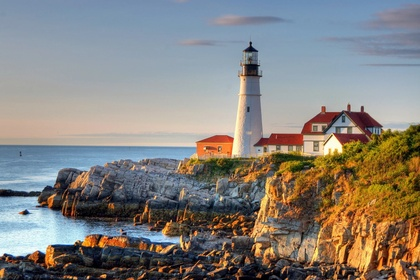
%> input picture src/input_coeff_img.jpeg, 420 x 280 px, shrunk from 1920 x 1280 before the run
$ octave linearRegression.m   (GNU Octave 9; MATLAB toolbox functions it lacks are replaced by stand-ins)
%> lines starting %> are read from the running program, lines starting %| are printed output that depends on the picture
%3SK3 Computer-Aided Engineering
%Project 2: Demosaicing with Linear Regression

%Minhaj Shah
%400119266


%Matrix Coefficient Generation

%Input Image for Coefficent Matrix Generation
coeff_img = 'input_coeff_img.jpeg';
input = double(imread(coeff_img));

fprintf('Part 1: Simulating Mosaic Patches...\n\n')

%Red Channel Columns Padding with Windows
redColumn = im2col(input(:,:,1),[1 1]);
redPad = padarray(input(:,:,1),[2 2],'symmetric','both');
redWindow = im2col(redPad,[5 5]);
%Green Channel Columns and Padding with Windows
greenColumn = im2col(input(:,:,2),[1 1]);
greenPad = padarray(input(:,:,2),[2 2],'symmetric','both');
greenWindow = im2col(greenPad,[5,5]);
%Blue Channel Columns and Padding with Windows
blueColumn = im2col(input(:,:,3),[1 1]);
bluePad = padarray(input(:,:,3),[2 2],'symmetric','both');
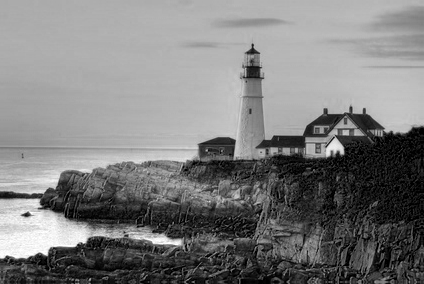
%> bluePad: size 284x424 double; min 0, max 255, mean 125.2
blueWindow = im2col(bluePad,[5,5]);

fprintf('Part 2: Solving Linear Least Square Problems...\n\n')

%Red Green Green Blue Pattern
[greenA_rggb,blueA_rggb] = RGGB(redWindow,greenWindow,blueWindow,greenColumn,blueColumn);
%> in RGGB, `blueA = inv(X'*X)*X'*(blueLayer');`: blueA = 25 values, max 0.547 at index 13, min -0.126 at index 11, mean 0.0399
%> in RGGB, `greenA = inv(X'*X)*X'*(greenLayer');`: greenA = 25 values, max 0.625 at index 13, min -0.13 at index 23, mean 0.04
%> greenA_rggb has the same summary as greenA in RGGB; blueA_rggb has the same summary as blueA in RGGB
%Blue Green Green Red Pattern
[greenA_bggr,redA_bggr] = BGGR(redWindow,greenWindow,blueWindow,greenColumn,redColumn);
%> in BGGR, `redA = inv(X'*X)*X'*(redLayer');`: redA = 25 values, max 0.707 at index 13, min -0.153 at index 23, mean 0.04
%> in BGGR, `greenA = inv(X'*X)*X'*(greenLayer');`: greenA = 25 values, max 0.71 at index 13, min -0.142 at index 23, mean 0.04
%> greenA_bggr has the same summary as greenA in BGGR; redA_bggr has the same summary as redA in BGGR
%Green Red Blue Green Pattern
[redA_grbg,blueA_grbg] = GRBG(redWindow,greenWindow,blueWindow,redColumn,blueColumn);
%> in GRBG, `blueA = inv(X'*X)*X'*(blueLayer');`: blueA = 25 values, max 0.793 at index 13, min -0.129 at index 9, mean 0.04
%> in GRBG, `redA = inv(X'*X)*X'*(redLayer');`: redA = 25 values, max 0.832 at index 13, min -0.123 at index 7, mean 0.04
%> redA_grbg has the same summary as redA in GRBG; blueA_grbg has the same summary as blueA in GRBG
%Green Blue Red Green Pattern
[blueA_gbrg,redA_gbrg] = GBRG(redWindow,greenWindow,blueWindow,blueColumn,redColumn);
%> in GBRG, `redA = inv(X'*X)*X'*(redLayer');`: redA = 25 values, max 0.836 at index 13, min -0.111 at index 7, mean 0.04
%> in GBRG, `blueA = inv(X'*X)*X'*(blueLayer');`: blueA = 25 values, max 0.799 at index 13, min -0.13 at index 19, mean 0.04
%> blueA_gbrg has the same summary as blueA in GBRG; redA_gbrg has the same summary as redA in GBRG


%Linear Regression

input_img = 'input_demosaic_img.jpeg';
input = im2double(imread(input_img));
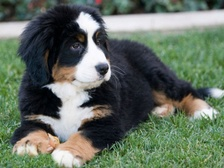
%> input picture src/input_demosaic_img.jpeg, 224 x 168 px, shrunk from 1024 x 768 before the run
%> input: size 168x224x3 double


%RGGB Pattern Instantiation
%Dimensions
[x,y,z] = size(input);
%> x = 168; y = 224; z = 3
%Red Layer
redPattern = repmat ([1 0;0 0], [x/2,y/2]);
redLayer = input(:,:,1).*redPattern;
%Green Layer
greenPattern = repmat ([0 1;1 0], [x/2,y/2]);
greenLayer = input(:,:,2).*greenPattern;
%Blue Layer
bluePattern = repmat ([0 0;0 1], [x/2,y/2]);
blueLayer = input(:,:,3).*bluePattern;

%Combining RGB Layers to form 1 Channel Image (Black and White)
singleChannel = redLayer(:,:)+greenLayer(:,:)+blueLayer(:,:);
imwrite(singleChannel,"singleChannel.png");

%Image Padding
singleChannelPad = padarray(singleChannel,[3 3],'symmetric');
singleChannelPad(end-2,:) = []; singleChannelPad(:,end-2) = [];
singleChannelPad(3,:) = []; singleChannelPad(:,3) = [];

%R/B Layer Padding for coefficents
redPad = padarray(redLayer,[3 3],'symmetric');
%> redPad: size 174x230 double
redPad(end-2,:) = []; redPad(:,end-2) = [];
redPad(3,:) = []; redPad(:,3) = [];
%> after `redPad(:,3) = []`:
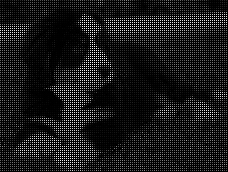
%> redPad: size 172x228 double; min 0, max 1, mean 0.0969

%Mosaic Patterns
rggb = [0 1;1 1]; bggr = [1 1;1 0]; grbg = [1 0;1 1]; gbrg = [1 1;0 1];

const = 2;

fprintf('Part 3: Approximating Missing Colours...\n\n')
for r=3 : x+2
    for c=3 : y+2

        rowMinusOffset = r-const;
        rowPlusOffset = r+const;
        colMinusOffset = c-const;
        colPlusOffset = c+const;

        %Patch Sample
        patch = im2col(singleChannelPad(rowMinusOffset:rowPlusOffset,colMinusOffset:colPlusOffset),[1 1])';

        %Equality Test to determine Pattern
        test = redPad(r:rowPlusOffset-1,c:colPlusOffset-1);

        %Red Green Green Blue Pattern
        if(isequal(test.*rggb,zeros(2)))
            blueSum = sum(blueA_rggb.*patch);
            blueLayer(rowMinusOffset,colMinusOffset) = blueSum;

            greenSum = sum(greenA_rggb.*patch);
            greenLayer(rowMinusOffset,colMinusOffset)= greenSum;

        %Blue Green Green Red Pattern
        elseif(isequal(test.*bggr,zeros(2)))
            greenSum = sum(greenA_bggr.*patch);
            greenLayer(rowMinusOffset,colMinusOffset) = greenSum;

            redSum = sum(redA_bggr.*patch);
            redLayer(rowMinusOffset,colMinusOffset)= redSum;

        %Green Red Blue Green Pattern
        elseif(isequal(test.*grbg,zeros(2)))
            redSum = sum(redA_grbg.*patch);
            redLayer(rowMinusOffset,colMinusOffset) = redSum;

            blueSum = sum(blueA_grbg.*patch);
            blueLayer(rowMinusOffset,colMinusOffset)= blueSum;

        %Green Blue Red Green Pattern
        elseif(isequal(test.*gbrg,zeros(2)))
            blueSum = sum(blueA_gbrg.*patch);
            blueLayer(rowMinusOffset,colMinusOffset)= blueSum;

            redSum = sum(redA_gbrg.*patch);
            redLayer(rowMinusOffset,colMinusOffset)= redSum;
        end

    end
end
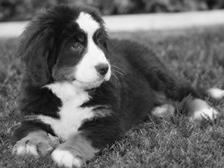
%> blueLayer: size 168x224 double; min -0.0541, max 1.04, mean 0.382; drawn with min black and max white
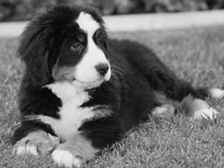
%> greenLayer: size 168x224 double; min -0.0372, max 1.06, mean 0.435; drawn with min black and max white
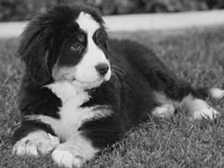
%> redLayer: size 168x224 double; min -0.0841, max 1.1, mean 0.388; drawn with min black and max white
%> after the loop, blueSum = 0.395; greenSum = 0.568; redSum = 0.393

%Tri Channel RGB Image
%Demosaicing with Linear Regression Finished
linearRegressionDemosaic = cat(3,redLayer,greenLayer,blueLayer);
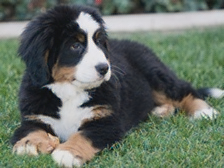
%> linearRegressionDemosaic: size 168x224x3 double; mean R, G, B 0.388, 0.435, 0.382; drawn with min black and max white
imwrite(linearRegressionDemosaic,"linearRegressionDemosaic.png");


%MSE Calculations
fprintf('Part 4: MSE...\n')

inputImage = imread(input_img);
%> inputImage is the input picture: size 168x224x3 uint8; mean R, G, B 99.1, 111.2, 97.3

%Linear Regression against Ground Truth MSE Calculations
linearRegressionDemosaic = imread('linearRegressionDemosaic.png');
linearRegressionMSE = immse(linearRegressionDemosaic,inputImage);
%> linearRegressionMSE = 16.24
fprintf('Linear Regression against Ground Truth MSE is %i\n', linearRegressionMSE)
%| Linear Regression against Ground Truth MSE is 16.2425

%Matlab against Ground Truth MSE Calculations
matlabDemosaic = demosaic(imread('singleChannel.png'),'rggb');
imwrite(matlabDemosaic,"matlabDemosaic.png");
matlabMSE = immse(matlabDemosaic,inputImage);
%> matlabMSE = 19.67
fprintf('Matlab against Ground Truth MSE is %i\n', matlabMSE)
%| Matlab against Ground Truth MSE is 19.6659


%Patch Simulation and Coefficent Generation Functions

function [greenA,blueA] = RGGB(redX,greenX,blueX,greenLayer,blueLayer)
%RGGB Pattern
%Simulating Mosaic Patches

offset = 6;
sizing = 3;

%Pattern Distribution
redPattern = repmat ([1 0;0 0], [sizing,sizing]); %R___ Layer
greenPattern = repmat ([0 1;1 0], [sizing,sizing]); %_GG_ Layer
bluePattern = repmat ([0 0;0 1], [sizing,sizing]); %___B Layer

%Apply Offset to Shape Dimensions
redPattern(offset,:) = []; greenPattern(offset,:) = []; bluePattern(offset,:) = [];
redPattern(:,offset) = []; greenPattern(:,offset) = []; bluePattern(:,offset) = [];

%Column Conversion
greenColumn = im2col(greenPattern,[1 1])';
blueColumn = im2col(bluePattern,[1 1])';
redColumn = im2col(redPattern,[1 1])';
X = (redColumn.*redX+greenColumn.*greenX+blueColumn.*blueX)';

%Optimal Coefficent Matrices
blueA = inv(X'*X)*X'*(blueLayer');
greenA = inv(X'*X)*X'*(greenLayer');
end

function [greenA,redA] = BGGR(redX,greenX,blueX,greenLayer,redLayer)
%BGGR Pattern
%Simulating Mosaic Patches

%RGB Patch Patterns
offset = 6;
sizing = 3;

%Pattern Distribution
bluePattern = repmat ([1 0;0 0], [sizing,sizing]); %B___ Layer
greenPattern = repmat ([0 1;1 0], [sizing,sizing]); %_GG_ Layer
redPattern = repmat ([0 0;0 1], [sizing,sizing]); %___R Layer

%Apply Offset to Shape Dimensions
redPattern(offset,:) = []; greenPattern(offset,:) = []; bluePattern(offset,:) = [];
redPattern(:,offset) = []; greenPattern(:,offset) = []; bluePattern(:,offset) = [];

%Column Conversion
blueColumn = im2col(bluePattern,[1,1])';
greenColumn = im2col(greenPattern,[1,1])';
redColumn = im2col(redPattern,[1,1])';
X = (redColumn.*redX+greenColumn.*greenX+blueColumn.*blueX)';

%Optimal Coefficent Matrices
redA = inv(X'*X)*X'*(redLayer');
greenA = inv(X'*X)*X'*(greenLayer');
end

function [redA,blueA] = GRBG(redX,greenX,blueX,redLayer,blueLayer)
%GRBG Pattern
%Simulating Mosaic Patches

%RGB Patch Patterns
offset = 6;
sizing = 3;

%Pattern Distribution
greenPattern = repmat ([1 0;0 1], [sizing,sizing]); %G__G Layer
bluePattern = repmat ([0 0;1 0], [sizing,sizing]); %__B_ Layer
redPattern = repmat ([0 1;0 0], [sizing,sizing]); %_R__ Layer

%Apply Offset to Shape Dimensions
redPattern(offset,:) = []; greenPattern(offset,:) = []; bluePattern(offset,:) = [];
redPattern(:,offset) = []; greenPattern(:,offset) = []; bluePattern(:,offset) = [];

%Column Conversion
greenColumn = im2col(greenPattern,[1,1])';
blueColumn = im2col(bluePattern,[1,1])';
redColumn = im2col(redPattern,[1,1])';
X = (redColumn.*redX+greenColumn.*greenX+blueColumn.*blueX)';

%Optimal Coefficent Matrices
blueA = inv(X'*X)*X'*(blueLayer');
redA = inv(X'*X)*X'*(redLayer');
end

function [blueA,redA] = GBRG(redX,greenX,blueX,blueLayer,redLayer)
%GBRG Pattern
%Simulating Mosaic Patches

%RGB Patch Patterns
offset = 6;
sizing = 3;

%Pattern Distribution
greenPattern = repmat ([1 0;0 1], [sizing,sizing]); %G__G Layer
bluePattern = repmat ([0 1;0 0], [sizing,sizing]); %_B__ Layer
redPattern = repmat ([0 0;1 0], [sizing,sizing]); %__R_ Layer

%Apply Offset to Shape Dimensions
redPattern(offset,:) = []; greenPattern(offset,:) = []; bluePattern(offset,:) = [];
redPattern(:,offset) = []; greenPattern(:,offset) = []; bluePattern(:,offset) = [];

%Column Conversion
greenColumn = im2col(greenPattern,[1 1])';
blueColumn = im2col(bluePattern,[1 1])';
redColumn = im2col(redPattern,[1 1])';
X = (redColumn.*redX+greenColumn.*greenX+blueColumn.*blueX)';

%Optimal Coefficent Matrices
redA = inv(X'*X)*X'*(redLayer');
blueA = inv(X'*X)*X'*(blueLayer');
end
